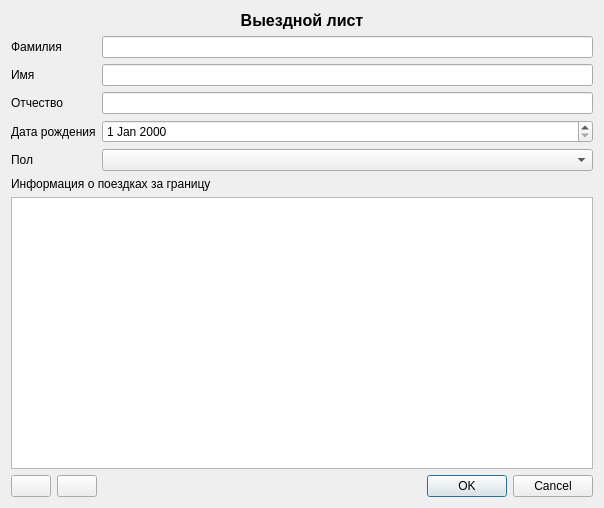
<?xml version="1.0" encoding="UTF-8"?>
<ui version="4.0">
 <class>EditDialog</class>
 <widget class="QDialog" name="EditDialog">
  <property name="geometry">
   <rect>
    <x>0</x>
    <y>0</y>
    <width>604</width>
    <height>508</height>
   </rect>
  </property>
  <property name="windowTitle">
   <string>Редактор выездного листа</string>
  </property>
  <property name="windowIcon">
   <iconset resource="res.qrc">
    <normaloff>:/edit_user</normaloff>:/edit_user</iconset>
  </property>
  <layout class="QVBoxLayout" name="verticalLayout_2">
   <item>
    <layout class="QVBoxLayout" name="verticalLayout">
     <item>
      <widget class="QLabel" name="label">
       <property name="font">
        <font>
         <pointsize>12</pointsize>
         <weight>75</weight>
         <bold>true</bold>
        </font>
       </property>
       <property name="text">
        <string>Выездной лист</string>
       </property>
       <property name="alignment">
        <set>Qt::AlignCenter</set>
       </property>
      </widget>
     </item>
     <item>
      <layout class="QFormLayout" name="formLayout">
       <item row="0" column="0">
        <widget class="QLabel" name="Label">
         <property name="text">
          <string>Фамилия</string>
         </property>
        </widget>
       </item>
       <item row="0" column="1">
        <widget class="QLineEdit" name="leFamiliia"/>
       </item>
       <item row="1" column="0">
        <widget class="QLabel" name="Label_2">
         <property name="text">
          <string>Имя</string>
         </property>
        </widget>
       </item>
       <item row="1" column="1">
        <widget class="QLineEdit" name="leImia"/>
       </item>
       <item row="2" column="0">
        <widget class="QLabel" name="Label_3">
         <property name="text">
          <string>Отчество</string>
         </property>
        </widget>
       </item>
       <item row="2" column="1">
        <widget class="QLineEdit" name="leOtchestvo"/>
       </item>
       <item row="3" column="0">
        <widget class="QLabel" name="Label_4">
         <property name="text">
          <string>Дата рождения</string>
         </property>
        </widget>
       </item>
       <item row="4" column="0">
        <widget class="QLabel" name="Label_5">
         <property name="text">
          <string>Пол</string>
         </property>
        </widget>
       </item>
       <item row="4" column="1">
        <widget class="QComboBox" name="cbPol"/>
       </item>
       <item row="3" column="1">
        <widget class="QDateEdit" name="dtBirth"/>
       </item>
      </layout>
     </item>
     <item>
      <widget class="QLabel" name="label_2">
       <property name="text">
        <string>Информация о поездках за границу</string>
       </property>
      </widget>
     </item>
     <item>
      <widget class="QTableView" name="tableView">
       <property name="selectionMode">
        <enum>QAbstractItemView::SingleSelection</enum>
       </property>
       <property name="selectionBehavior">
        <enum>QAbstractItemView::SelectRows</enum>
       </property>
       <attribute name="horizontalHeaderStretchLastSection">
        <bool>true</bool>
       </attribute>
      </widget>
     </item>
     <item>
      <layout class="QHBoxLayout" name="horizontalLayout">
       <item>
        <widget class="QPushButton" name="pbAddRecord">
         <property name="toolTip">
          <string>Добавить поездку</string>
         </property>
         <property name="text">
          <string/>
         </property>
         <property name="icon">
          <iconset resource="res.qrc">
           <normaloff>:/add</normaloff>:/add</iconset>
         </property>
         <property name="iconSize">
          <size>
           <width>27</width>
           <height>27</height>
          </size>
         </property>
        </widget>
       </item>
       <item>
        <widget class="QPushButton" name="pbRemoveRecord">
         <property name="toolTip">
          <string>Удалить поездку</string>
         </property>
         <property name="text">
          <string/>
         </property>
         <property name="icon">
          <iconset resource="res.qrc">
           <normaloff>:/remove</normaloff>:/remove</iconset>
         </property>
         <property name="iconSize">
          <size>
           <width>27</width>
           <height>27</height>
          </size>
         </property>
        </widget>
       </item>
       <item>
        <widget class="QDialogButtonBox" name="buttonBox">
         <property name="sizePolicy">
          <sizepolicy hsizetype="Expanding" vsizetype="Preferred">
           <horstretch>0</horstretch>
           <verstretch>0</verstretch>
          </sizepolicy>
         </property>
         <property name="orientation">
          <enum>Qt::Horizontal</enum>
         </property>
         <property name="standardButtons">
          <set>QDialogButtonBox::Cancel|QDialogButtonBox::Ok</set>
         </property>
        </widget>
       </item>
      </layout>
     </item>
    </layout>
   </item>
  </layout>
 </widget>
 <tabstops>
  <tabstop>leFamiliia</tabstop>
  <tabstop>leImia</tabstop>
  <tabstop>leOtchestvo</tabstop>
  <tabstop>dtBirth</tabstop>
  <tabstop>cbPol</tabstop>
  <tabstop>tableView</tabstop>
  <tabstop>pbAddRecord</tabstop>
  <tabstop>pbRemoveRecord</tabstop>
 </tabstops>
 <resources>
  <include location="res.qrc"/>
 </resources>
 <connections>
  <connection>
   <sender>buttonBox</sender>
   <signal>accepted()</signal>
   <receiver>EditDialog</receiver>
   <slot>accept()</slot>
   <hints>
    <hint type="sourcelabel">
     <x>431</x>
     <y>496</y>
    </hint>
    <hint type="destinationlabel">
     <x>157</x>
     <y>274</y>
    </hint>
   </hints>
  </connection>
  <connection>
   <sender>buttonBox</sender>
   <signal>rejected()</signal>
   <receiver>EditDialog</receiver>
   <slot>reject()</slot>
   <hints>
    <hint type="sourcelabel">
     <x>499</x>
     <y>496</y>
    </hint>
    <hint type="destinationlabel">
     <x>286</x>
     <y>274</y>
    </hint>
   </hints>
  </connection>
 </connections>
</ui>
